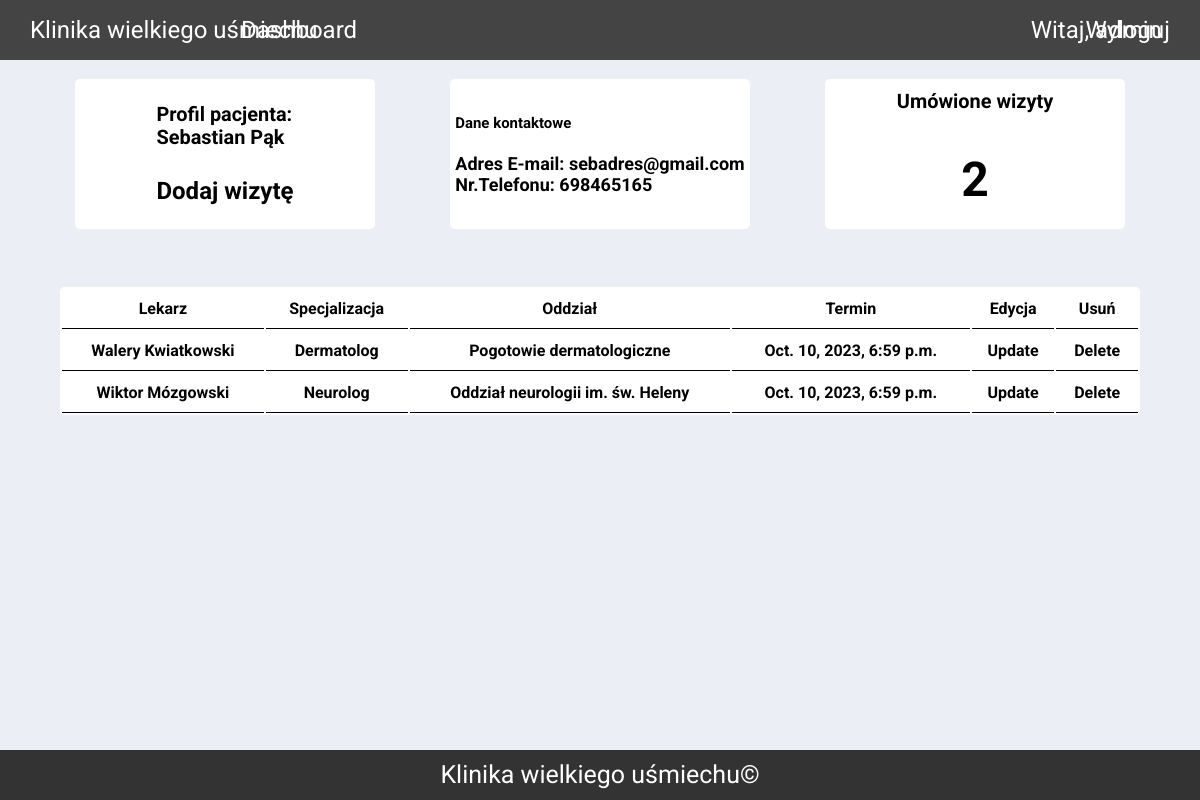
/pacjent/12/ (signed in), run on the app's committed database.
### pacjenci/models.py (models this page shows, shortened)
class Pacjent(models.Model):
    user = models.OneToOneField(User,null=True, on_delete=models.CASCADE)
    name = models.CharField(max_length=40)
    phone = models.CharField(max_length=9)
    pesel = models.CharField(max_length=11)
    email = models.CharField(max_length=30)

class Wizyta(models.Model):
    date = models.DateTimeField()   #input type="data"
    pacjent = models.ForeignKey(Pacjent, on_delete=models.CASCADE)
    lekarz = models.ForeignKey(Lekarz,on_delete=models.SET_NULL,null=True)
    oddział = models.ForeignKey(Oddział,on_delete=models.CASCADE)
    content = models.CharField(max_length=100,null=True,blank=True)

class Lekarz(models.Model):
    name = models.CharField(max_length=40)
    specjalizacja = models.ForeignKey(Specjalizacja,on_delete=models.CASCADE)
    def __str__(self):
        return self.name

class Specjalizacja(models.Model): #popraic nazwy  na jakies normalne kurtwa ten
    SPECJALIZACJA=(
            ('Rodzinny','Rodzinny'),
            ('Dermatolog','Dermatolog'),
            ('Pediatra','Pediatra'),
            ('Ortopeda','Ortopeda'),
            ('Neurolog','Neurolog'),
        )
    specjalizacja = models.CharField(max_length=30,choices=SPECJALIZACJA)
    def __str__(self):
        return self.specjalizacja

class Oddział(models.Model):
    name = models.CharField(max_length=40)
    adres = models.CharField(max_length=30)

### pacjenci/decorators.py (the view)
        def wrapper_func(request, *args, **kwargs):
            group = None
            if request.user.groups.exists():
                group = request.user.groups.all()[0].name
            if group in allowed_roles:
                return view_func(request, *args, **kwargs)
            else:
                return HttpResponse('You are not authorized to see this page')

### pacjenci/templatetags/authfun.py (called while the page is built)
@register.filter(name='isInGroup')
def isInGroup(user,groupname):
    return user.groups.filter(name=groupname).exists()

### pacjenci/views.py (called while the page is built)
@login_required(login_url='login')
@allowed_users(allowed_roles=['admin'])
def pacjent(request,pk):
    pacjent = Pacjent.objects.get(id=pk)
    wizyts = pacjent.wizyta_set.all()
    wizyts_count = wizyts.count()
    myFilter = PacjentFilter(request.GET, queryset=wizyts)
    wizyts = myFilter.qs
    context = {'pacjent':pacjent,'wizyts':wizyts,'wizyts_count':wizyts_count,'myFilter':myFilter}
    return render(request,'pacjenci/pacjent.html',context)

### pacjenci/templates/pacjenci/pacjent.html
{% extends 'pacjenci/main.html' %}
 {% block content %}
<br />
<div class="row-pacjent">
	<div class="karta ">
		<div class=" karta-pacjent">
			<h5>Profil pacjenta: </h5>
				<h5>{{pacjent.name}}</h5>
			<br />
			<a
				href="{% url 'create_wizyta' pacjent.id %}"
				class="btn-wizyta"
				>Dodaj wizytę</a
			>
		</div>
	</div>
	<div class="karta karta-small">
		<div class=" ">
			<h5>Dane kontaktowe</h5>
			<br />
			<p>Adres E-mail: {{pacjent.email}}</p>
			<p>Nr.Telefonu: {{pacjent.phone}}</p>
		</div>
	</div>
	<div class="karta ">
		<div class=" ">
			<h5 style="text-align: center;">Umówione wizyty</h5>
			<br />
			<h1 style="text-align: center; padding: 10px">{{wizyts_count}}</h1>
		</div>
	</div>
</div>
<br />
<br />
<div class="row-pacjent">
			<table class="tabela">
				<tr>
					<th class="dane">Lekarz</th>
					<th class="dane">Specjalizacja</th>
					<th class="dane">Oddział</th>
					<th class="dane">Termin</th>
					<th class="dane">Edycja</th>
					<th class="dane">Usuń</th>
				</tr>
				{% for wizyta in wizyts %}
				<tr>
					<td class="dane2">{{wizyta.lekarz}}</td>
					<td class="dane2">{{wizyta.lekarz.specjalizacja}}</td>
					<td class="dane2">{{wizyta.oddział.name}}</td>
					<td class="dane2">{{wizyta.date}}</td>
					<th class="dane2">
						<a
							class="btn-pacjent"
							href="{% url 'update_wizyta' wizyta.id %}"
							>Update</a
						>
					</th>
					<th class="dane">
						<a
							class="btn-pacjent"
							href="{% url 'delete_wizyta' wizyta.id %}"
							>Delete</a
						>
					</th>
				</tr>
				{% endfor %}
			</table>
</div>
{% endblock %}

### pacjenci/templates/pacjenci/navbar.html
{% load authfun %}
{% load static %}
<nav class=" ">
	<p class="navp">Klinika wielkiego uśmiechu</p>
	<div class=" " id=" ">
		<ul class="list">
			{% if request.user|isInGroup:"admin"  %}
			<li class="second">
				<a class="home-link " href="{% url 'home' %}">Dashboard</a>
			</li>
			{% else %}
			<li class="second">
				<a href="{% url 'konto' %}" class="nav-link">Ustawienia Profilu</a>
			</li>
			{% endif %}
		</ul>
	</div>
	<span class="hello">Witaj, {{request.user}}</span>
	<span><a class="logout" href="{% url 'logout' %}">Wyloguj</a></span>
</nav>

### static/css/main.css (style rules this page uses)
* { box-sizing: border-box; margin: 0; padding: 0; }
body { background-color: #ebeff5; height: 100%; font-family: 'Roboto', sans-serif; }
.tabela { margin: 20px; width: 90%; background-color: #fff; text-decoration: none; border-radius: 5px; }
.dane { font-weight: bold; padding: 10px; border-bottom: 1px solid black; }
tr { padding: 10px; }
td { padding: 10px; }
a { text-decoration: none; color: #fff; }
nav { color: #fff; height: 60px; font-size: 24px; display: flex; background-color: #444; align-items: center; justify-content: space-between; text-decoration: none; }
.list { list-style-type: none; }
.navp { position: relative; left: 30px; }
.second { position: relative; left: -240px; }
.logout { position: relative; right: 30px; color: #fff; }
.hello { position: relative; right: -240px; }
.row-pacjent { display: flex; justify-content: space-evenly; }
.karta { width: 25%; height: 150px; font-weight: bold; font-size: 24px; display: flex; align-items: center; justify-content: center; background-color: #fff; border-radius: 5px; }
.karta-small { font-size: 18px; }
.btn-pacjent { color: #000; }
.btn-wizyta { color: #000; }
.dane2 { text-align: center; font-weight: bold; border-bottom: 1px solid black; border-right: 0px solid black; border-left: 0px solid black; }

### data on the page
Pacjent: name "Sebastian Pąk", email "sebadres@gmail.com", phone "698465165"
Wizyta: lekarz "Walery Kwiatkowski", lekarz.specjalizacja "Dermatolog", oddział.name "Pogotowie dermatologiczne", date "Oct. 10, 2023, 6:59 p.m."
Wizyta: lekarz "Wiktor Mózgowski", lekarz.specjalizacja "Neurolog", oddział.name "Oddział neurologii im. św. Heleny", date "Oct. 10, 2023, 6:59 p.m."

### other printed values
{{ request.user }} "admin"
{{ wizyts_count }} "2"
